Frame 1 (no input): blank canvas, image omitted
Frame 60 (the mouse pressed at the canvas centre just before this capture): blank canvas, image omitted
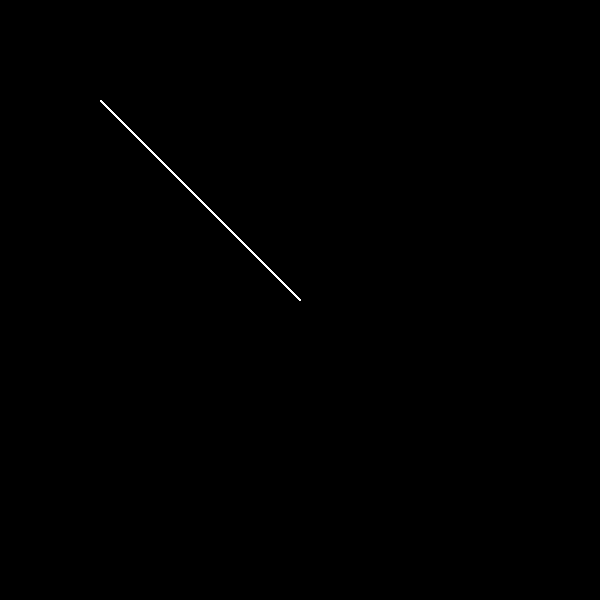
Frame 120 (the mouse held since frame 60 and released just before this capture)

The Processing sketch whose frames 1 and 60 were blank and that drew this single picture after the mouse press (run headless with seeded random() and noise(); from frame 60 on, the mouse is pressed at the canvas centre):

// Processing sketch: sketch_04_mousePressed
// ── sketch_04_mousePressed.pde

void setup () {
  size(600, 600);
  background(0);
  stroke(255);
}

void draw () {
  if (mousePressed == true) {
    line(100, 100, mouseX, mouseY);
  }
}
